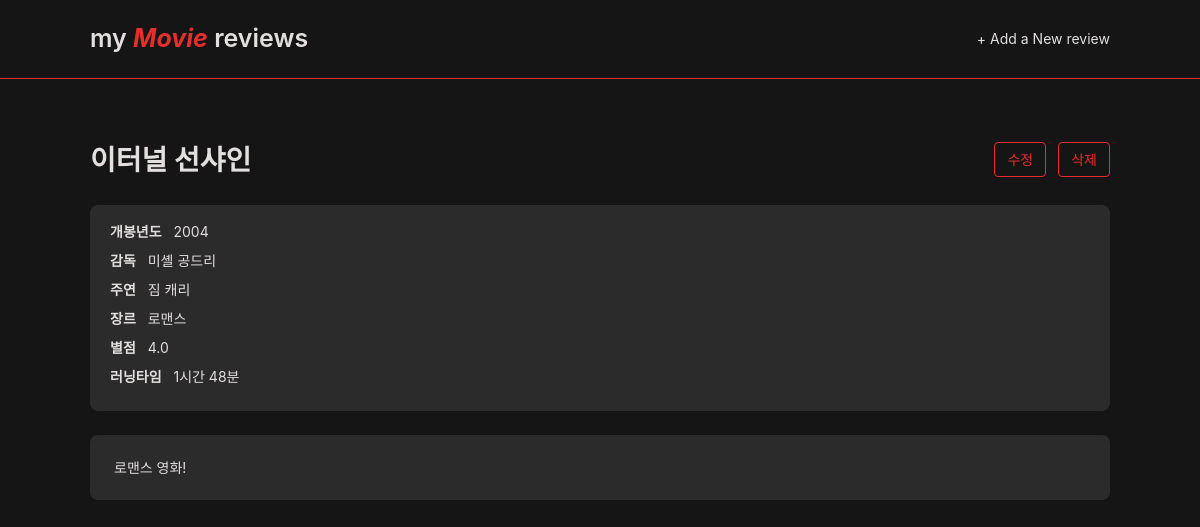
Page /7/ on the committed database.
### reviews/models.py (models this page shows, shortened)
class Review(models.Model):
    GENRE_CHOICES = [
        ('action', '액션'),
        ('comedy', '코미디'),
        ('drama', '드라마'),
        ('romance', '로맨스'),
        ('thriller', '스릴러'),
        ('horror', '공포'),
        ('sf', 'SF'),
        ('animation', '애니메이션'),
        ('documentary', '다큐멘터리'),
        ('fantasy', '판타지'),
    ]
    RATING_CHOICES = [(i / 2, f'{i / 2}점') for i in range(1, 11)]  # 0.5 ~ 5.0
    title = models.CharField(max_length=100)
    release_year = models.PositiveIntegerField()
    director = models.CharField(max_length=100)
    main_actor = models.CharField(max_length=100)
    genre = models.CharField(max_length=20, choices=GENRE_CHOICES)
    rating = models.FloatField(choices=RATING_CHOICES)
    running_time = models.PositiveIntegerField(help_text='분 단위로 입력해주세요.')
    content = models.TextField()
    created_at = models.DateTimeField(auto_now_add=True)
    updated_at = models.DateTimeField(auto_now=True)
    @property
    def running_time_display(self):
        hours = self.running_time // 60
        minutes = self.running_time % 60
        if hours and minutes:
            return f'{hours}시간 {minutes}분'
        elif hours:
            return f'{hours}시간'
        return f'{minutes}분'

### reviews/views.py (the view)
# urls.py: path('<int:pk>/', views.review_detail, name='review_detail'),
def review_detail(request, pk):
    review = get_object_or_404(Review, pk=pk)
    context = {'review': review}
    return render(request, 'reviews/review_detail.html', context)

### reviews/templates/reviews/review_detail.html (shortened to what this page needs)
{% extends 'reviews/base.html' %}
{% block content %}
<div class="detail-top">
  <h2 class="detail-title">{{ review.title }}</h2>
  <div class="action-buttons">
    <a href="{% url 'reviews:review_update' review.pk %}" class="btn-action">수정</a>
    <form action="{% url 'reviews:review_delete' review.pk %}" method="post" onsubmit="return confirm('정말 삭제하시겠습니까?');">
      <button type="submit" class="btn-action">삭제</button>
    </form>
  </div>
</div>
<div class="detail-info-box">
  <p class="detail-info-row">
  <span class="info-label">개봉년도</span>
  <span class="info-value">{{ review.release_year }}</span>
</p>
  <p class="detail-info-row">
    <span class="info-label">감독</span>
    <span class="info-value">{{ review.director }}</span>
  </p>
  <p class="detail-info-row">
    <span class="info-label">주연</span>
    <span class="info-value">{{ review.main_actor }}</span>
  </p>
  <p class="detail-info-row">
    <span class="info-label">장르</span>
    <span class="info-value">{{ review.get_genre_display }}</span>
  </p>
  <p class="detail-info-row">
    <span class="info-label">별점</span>
    <span class="info-value">{{ review.rating }}</span>
  </p>
  <p class="detail-info-row">
    <span class="info-label">러닝타임</span>
    <span class="info-value">{{ review.running_time_display }}</span>
  </p>
</div>
<div class="review-content-box">
  <p class="review-content">{{ review.content }}</p>
</div>
{% endblock %}

### reviews/static/reviews/css/style.css (style rules this page uses)
body { font-family: -apple-system, BlinkMacSystemFont, 'Segoe UI', Roboto, 'Helvetica Neue', Arial, sans-serif; background-color: #151515; color: #222; }
.detail-top { display: flex; justify-content: space-between; align-items: center; margin-bottom: 24px; }
.detail-title { font-size: 28px; font-weight: 700; color: #e3dfdf; }
.action-buttons { display: flex; gap: 12px; }
.btn-action { display: inline-block; font-size: 14px; border: 1px solid #e72e2e; color: #e72e2e; border-radius: 4px; padding: 6px 12px; background: none; cursor: pointer; }
.detail-info-box { margin-bottom: 24px; background-color: hsl(0, 1%, 17%); padding: 16px 20px; border-radius: 8px; }
.detail-info-row { font-size: 14px; color: #e3dfdf; margin-bottom: 8px; }
.info-label { font-weight: 700; margin-right: 8px; }
.review-content-box { background-color: hsl(0, 1%, 17%); border-radius: 8px; padding: 20px 24px; }
.review-content { font-size: 14px; line-height: 1.8; white-space: pre-line; color: #e3dfdf; }

### rows in the picture
Review: title "이터널 선샤인", release_year "2004", director "미셸 공드리", main_actor "짐 캐리", genre "로맨스", rating "4.0", running_time_display "1시간 48분", content "로맨스 영화!"
